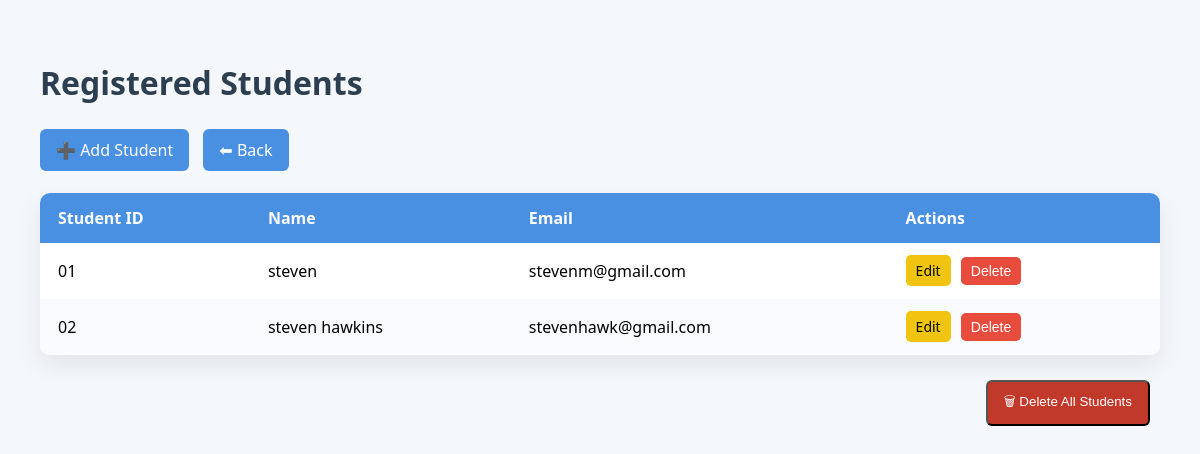
Page /staff/view-students (signed in) on the earlier database version.
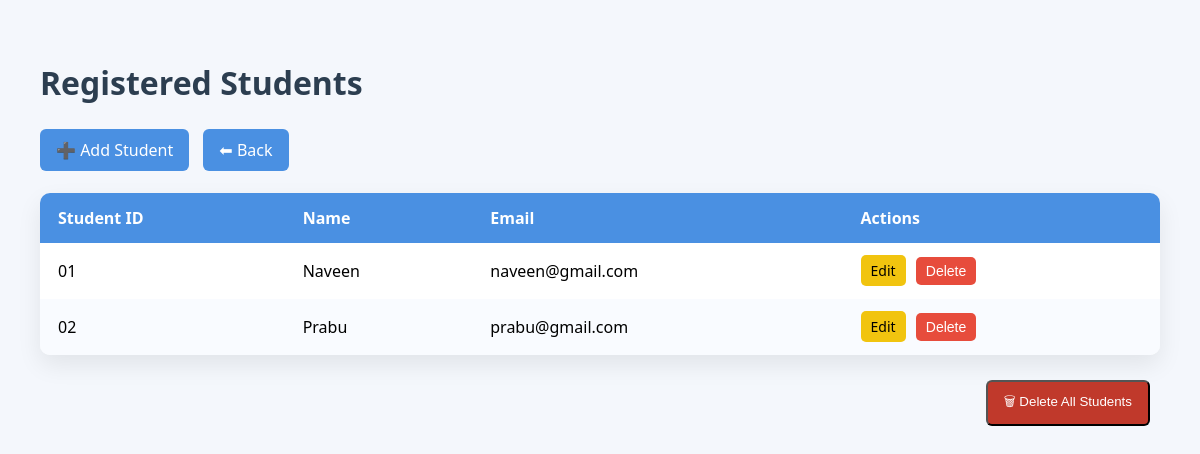
Same page on the later database version.
### tables this page shows
CREATE TABLE students (
    id TEXT PRIMARY KEY,
    name TEXT NOT NULL,
    email TEXT NOT NULL
, password TEXT);

### app.py (the view)
@app.route("/staff/view-students")
def view_students():
    if "staff" not in session:
        return redirect(url_for("staff_login"))
    db = get_db()
    students = db.execute("SELECT * FROM students").fetchall()
    db.close()
    return render_template("view_students.html", students=students)

### app.py (called while the page is built)
def get_db():
    conn = sqlite3.connect(DATABASE)
    conn.row_factory = sqlite3.Row
    return conn

### templates/view_students.html (shortened to what this page needs)
<!DOCTYPE html>
<html lang="en">
<head>
</head>
<body>
<div class="container">
    <h1>Registered Students</h1>
    <div class="top-actions">
        <a class="btn" href="{{ url_for('add_student') }}">➕ Add Student</a>
        <a class="btn" href="{{ url_for('staff_dashboard') }}">⬅ Back</a>
    </div>
    <br>
    <table>
        <thead>
            <tr>
                <th>Student ID</th>
                <th>Name</th>
                <th>Email</th>
                <th>Actions</th>
            </tr>
        </thead>
        <tbody>
            {% if students %}
                {% for s in students %}
                <tr>
                    <td>{{ s.id }}</td>
                    <td>{{ s.name }}</td>
                    <td>{{ s.email }}</td>
                    <td class="actions">
                        <a class="edit" href="{{ url_for('edit_student', sid=s.id) }}">Edit</a>
                        <form method="POST"
                              action="{{ url_for('delete_student', sid=s.id) }}"
                              style="display:inline;"
                              onsubmit="return confirm('Delete this student?');">
                            <button type="submit" class="delete">Delete</button>
                        </form>
                    </td>
                </tr>
                {% endfor %}
            {% else %}
                <tr>
                    <td colspan="4" class="empty">No students found</td>
                </tr>
            {% endif %}
        </tbody>
    </table>
    {% if students %}
    <div class="bottom-actions">
        <form method="POST"
              action="{{ url_for('delete_all_students') }}"
              onsubmit="return confirm('⚠️ Delete ALL students permanently?');">
            <button type="submit" class="btn danger">🗑 Delete All Students</button>
        </form>
    </div>
    {% endif %}
</div>
</body>
</html>

Differences in the rows shown:
changed students id 01: name "steven" → "Naveen"; email "stevenm@gmail.com" → "naveen@gmail.com"
changed students id 02: name "steven hawkins" → "Prabu"; email "stevenhawk@gmail.com" → "prabu@gmail.com"
